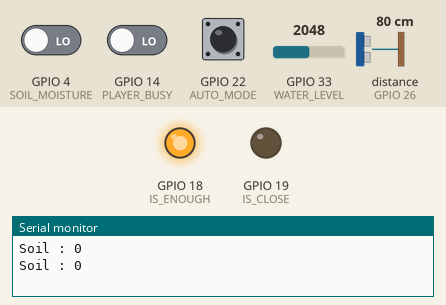
A sketch run on a simulated ESP32. Parts: output pins drawn as LEDs (lit = HIGH), the last lines printed to the serial monitor. Wiring (inferred from the names in the program): ultrasonic range finder: trigger GPIO 25; echo GPIO 26. Inputs (shaded band) come from the test bench; at power-on: distance to the obstacle (sensor on GPIO 26) 80 cm, GPIO 33 (WATER_LEVEL) = 2048, GPIO 4 (SOIL_MOISTURE) LOW, GPIO 14 (PLAYER_BUSY) LOW, GPIO 22 (AUTO_MODE) LOW. The echo pulse lasts 58.3 µs per cm; the audio player accepts every command and is not drawn; pins used as bus, display or sensor lines are not drawn.

Above: at 1.7 s.
1.8 s: distance to the obstacle (sensor on GPIO 26) set to 22 cm
3.6 s: distance to the obstacle (sensor on GPIO 26) set to 18 cm
At 4.8 s:
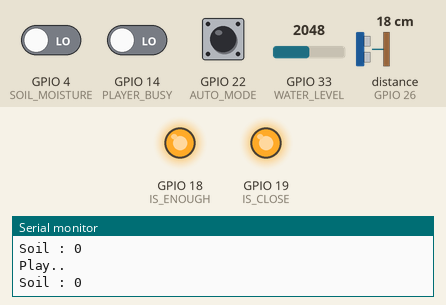
5.3 s: GPIO 33 (WATER_LEVEL) set to 56
6.8 s: GPIO 33 (WATER_LEVEL) set to 45
At 7.3 s:
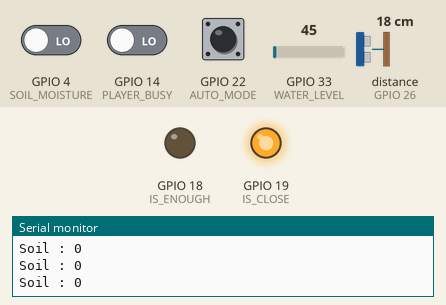
8.3 s: GPIO 33 (WATER_LEVEL) set to 491
At 10.1 s:
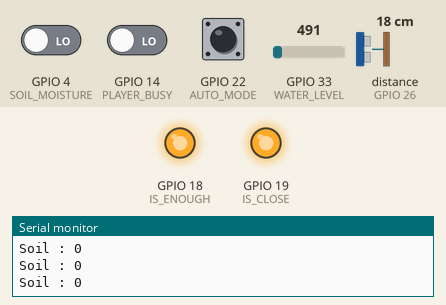
10.4 s: GPIO 33 (WATER_LEVEL) set to 10
At 12.1 s:
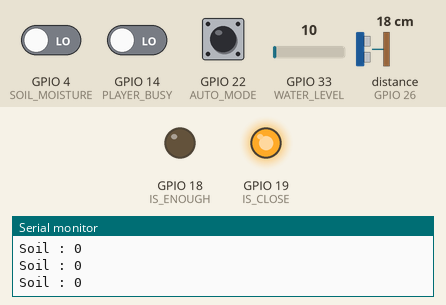
Timing chart, 0 to 13.5 s (numbered marks = the images above; inputs shaded):
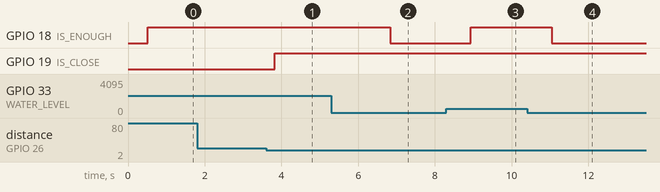

The sketch:

esp32_sensor.ino
```cpp
#include <Arduino.h>
#include <DFRobotDFPlayerMini.h>

/*
  0001.mp3 : 수통에 물이 부족합니다. 물을 채워주세요.
  0002.mp3 : 토양에 수분이 부족합니다.
  0003.mp3 : 식물이 정상적으로 관리되고 있습니다.
  0004.mp3 : 식물과 너무 가까이 있습니다.
*/

/* Configure Pin Map */
// inner ESP32
#define SONAR_TRIG 25
#define SONAR_ECHO 26
#define WATER_LEVEL 33

// interface with Player Module
#define RXD2 16
#define TXD2 17
#define PLAYER_BUSY 14

// interface with STM32
#define IS_CLOSE 19 // from sonar module to stm32
#define IS_ENOUGH 18  // from water level module to stm32

#define AUTO_MODE 22 // from stm32 to esp32
#define SOIL_MOISTURE 4 // from stm32 to esp32


/*Setting Limit Value */
#define LEVEL_LIMIT 50
#define DISTANCE_LIMIT 20

/* Define Sensor Data Structure */
typedef struct _SensorData { int distance; int level; } SensorData;
typedef struct _SensorState { bool isClose; bool isEnough; bool isBusy;} SensorState;
typedef struct _Stm32State { bool mode; bool wetSoil; } Stm32State;

HardwareSerial mySoftwareSerial(1);
DFRobotDFPlayerMini myDFPlayer;

SensorData sensorData = {0,0};
SensorState sensorState = {false, false, true};
Stm32State stm32State = {false, false};

void readDistance() {
  bool prevClose = sensorState.isClose;

  digitalWrite(SONAR_TRIG, LOW);
  delayMicroseconds(2);
  digitalWrite(SONAR_TRIG, HIGH);
  delayMicroseconds(10);
  digitalWrite(SONAR_TRIG, LOW);
  sensorData.distance = pulseIn(SONAR_ECHO, HIGH) / 58;
  sensorState.isClose = sensorData.distance < DISTANCE_LIMIT;
  delay(100);
  digitalWrite(IS_CLOSE, sensorState.isClose);
  // 수동 모드일 때는 음성을 출력하지 않음
  if (sensorState.isClose && (!prevClose)) {
      playInformation();
  }
}

// 1 물통 물 2 토양 수분 3 식물 정상 4 너무 가까움
void playInformation() {
  Serial.println("Play..");
  sensorState.isBusy = digitalRead(PLAYER_BUSY);
  if (sensorState.isBusy) {
    if (!sensorState.isEnough) {
        myDFPlayer.play(3); //
    } else if (!stm32State.wetSoil) {
        myDFPlayer.play(2); //
    } else {
        myDFPlayer.play(1); //
    }
  }
}

void readWaterLevel() {
  sensorData.level = analogRead(WATER_LEVEL);
  sensorState.isEnough = sensorData.level > LEVEL_LIMIT;
  digitalWrite(IS_ENOUGH, sensorState.isEnough);
}

void readFromStm32() {
  stm32State.mode = digitalRead(AUTO_MODE);
  stm32State.wetSoil = digitalRead(SOIL_MOISTURE);
  Serial.print("Soil : ");
  Serial.println(stm32State.wetSoil);
}

void setup()
{
  mySoftwareSerial.begin(9600, SERIAL_8N1, RXD2, TXD2);
  Serial.begin(115200);
  myDFPlayer.begin(mySoftwareSerial);
  // sensor
  pinMode(SONAR_TRIG, OUTPUT);
  pinMode(SONAR_ECHO, INPUT);
  pinMode(WATER_LEVEL, INPUT);

  // interface
  // stm32 -> esp32
  pinMode(SOIL_MOISTURE, INPUT);
  pinMode(AUTO_MODE, INPUT);

  // esp32 -> stm32
  pinMode(IS_CLOSE, OUTPUT);
  pinMode(IS_ENOUGH, OUTPUT);

  // player -> esp32
  pinMode(PLAYER_BUSY, INPUT);

  // initialize
  sensorState.isClose = true;
  sensorState.isEnough = true;
  stm32State.wetSoil = digitalRead(SOIL_MOISTURE);
  myDFPlayer.volume(25);

}

void loop()
{
  readWaterLevel();
  delay(200);
  readFromStm32();
  delay(200);
  readDistance();
  delay(200);
}
```

Measured:
- the behaviour switches between 20 and 19 cm on distance to the obstacle (sensor on GPIO 26) (found by bisection; images 0 and 1)
- the behaviour switches between 51 and 50 on GPIO 33 (WATER_LEVEL) (found by bisection; images 1 and 2)
- after the input at 3.6 s, GPIO 19 (IS_CLOSE): LOW → HIGH after 0.23 s
- after the input at 6.8 s, GPIO 18 (IS_ENOUGH): HIGH → LOW at once
- after the input at 8.3 s, GPIO 18 (IS_ENOUGH): LOW → HIGH after 0.64 s
- after the input at 10.4 s, GPIO 18 (IS_ENOUGH): HIGH → LOW after 0.64 s
